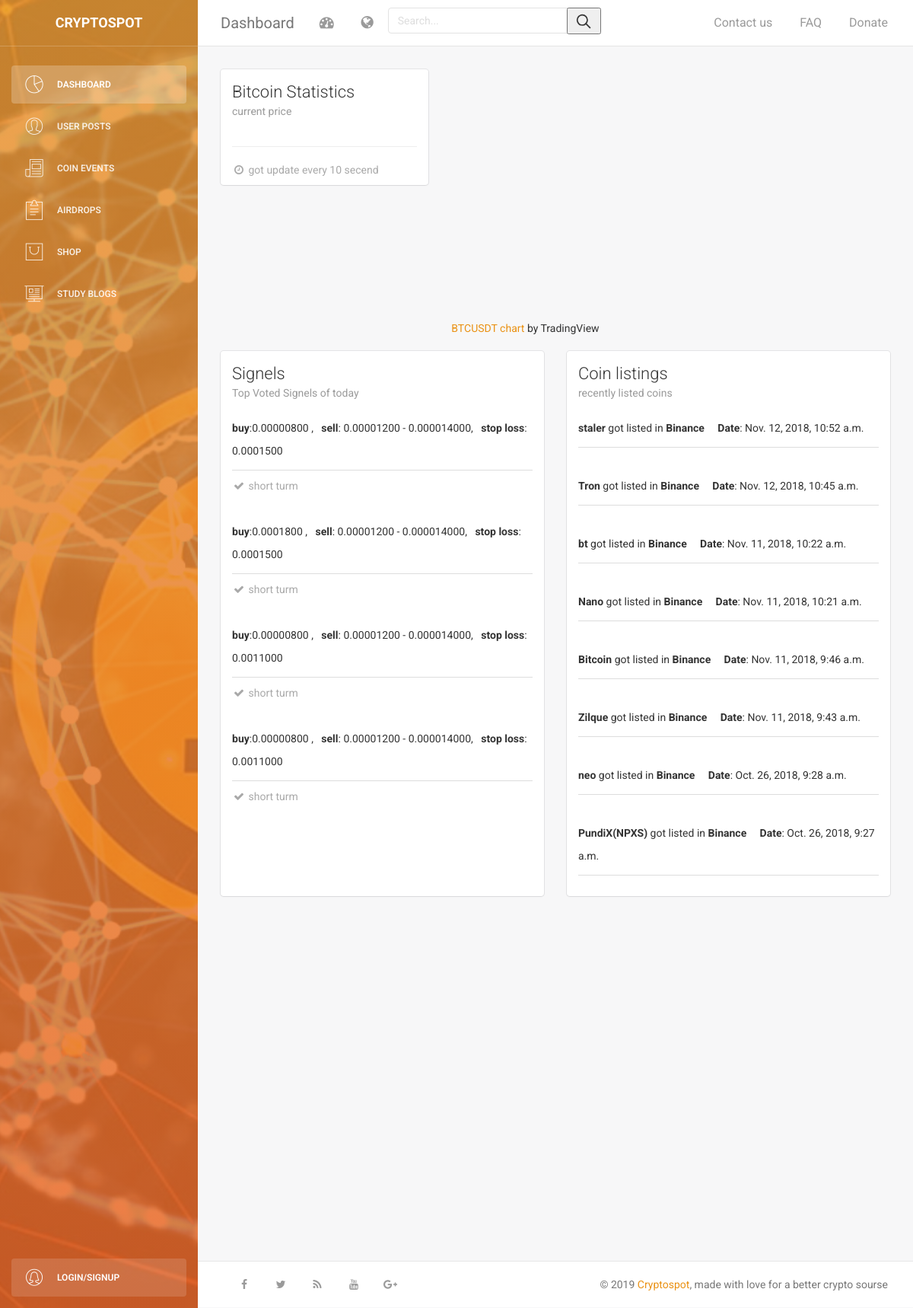
The page / on the database its author committed.
### dashboard/models.py (models this page shows)
class Dashconfig(models.Model):
	site_name = models.CharField(max_length=300 , null=True, blank=True)
	sidebar_image = models.ImageField(upload_to="Banners", null=True, blank=True , default="Banners/bitcoin-lighting.jpg")
	logo = models.ImageField(upload_to="Banners", null=True, blank=True , default="Banners/logo_orange.png")
	event_key = models.CharField(max_length=300 , null=True, blank=True)
	def __str__(self):
		return self.site_name

class Coin_listings(models.Model):
	coin = models.CharField(max_length=300 , null=True, blank=True)
	cymbol = models.CharField(max_length=10 , null=True, blank=True)
	coin_id = models.IntegerField(default=0, null=True, blank=True)
	exchange = models.ForeignKey(Exchange, on_delete=models.CASCADE, null=True)
	date = models.DateTimeField(default=datetime.now,blank=True,null=True, editable=False)
	def __str__(self):
		return self.coin

class Exchange(models.Model):
	name = models.CharField(max_length=30)
	def __str__(self):
       		return self.name

### posts/models.py (models this page shows, shortened)
class Signels(models.Model):
    author = models.ForeignKey(User, on_delete=models.CASCADE ,null=True)
    coin_name = models.CharField(max_length=300 , null=True, blank=True)
    symbol = models.CharField(max_length=10 , null=True, blank=True)
    title = models.CharField(max_length = 100, null=True, blank=True)
    signal_id = models.IntegerField(default=0, null=True, blank=True)
    buy =  models.CharField(max_length=200 , null=True, blank=True)
    sell =  models.CharField(max_length=200 , null=True, blank=True)
    stop_loss = models.CharField(max_length=200 , null=True, blank=True)
    created_at = models.DateTimeField(default=datetime.now,blank=True,null=True, editable=False)
    trade_time = models.CharField(max_length=100, null=True, blank=True)
    Exchange = models.ForeignKey(Exchange, on_delete=models.CASCADE, null=True)
    values_in = models.CharField(max_length=50 ,  null=True, choices=[('BTC', 'BTC'), ('USD', 'USD')])
    like = models.ManyToManyField(User, blank=True, related_name='user_liked')
    dislike = models.ManyToManyField(User, blank=True, related_name='user_disliked')
    @property
    def Total(self):
        ups = self.like.count()
        down = self.dislike.count()
        return ups - down

### website/views.py (the view)
# urls.py: url(r'^$', views.dashbord, name="dashbord"),
def dashbord(request):
	crypt = Dashconf.objects.get()
	signel = sorted(Signels.objects.all(), key=lambda t: t.Total)
	listing = Coin_listings.objects.all()
	dash = "Dashboard"
	for i in signel:
		if i.signal_id == 0:
			coin = i.symbol.upper()
			coincap(request, coin , i)
		else:
			pass
	for i in listing:
		if i.coin_id == 0:
			coin = i.cymbol.upper()
			coincap(request, coin , i)
		else:
			pass
	return render(request, "dashbord/dashbord.html", {"crypto": crypt , "signels" : reversed(signel), "listing": reversed(listing), "header": dash })

### website/templates/dashbord/dashbord.html (shortened to what this page needs)
{% extends 'dashbord/base.html' %}
{% block content %}
{% load static %}
        <div class="content">
            <div class="container-fluid">
                <div class="row">
                    <div class="col-md-4">
                        <div class="card">
                            <div class="header">
                                <h4 class="title"> Bitcoin Statistics</h4>
                                <p class="category">current price </p>
                            </div>
                            <div class="content">
                                    <hr>
                                    <div class="stats">
                                        <i class="fa fa-clock-o"></i> got update every 10 secend
                                    </div>
                            </div>
                        </div>
                    </div>
                    <div class="col-md-8">
                            <div class="content">
                                    <div class="tradingview-widget-container">
                                      <div id="tradingview_99272"></div>
                                      <div class="tradingview-widget-copyright"><a href="https://www.tradingview.com/symbols/BINANCE-BTCUSDT/" rel="noopener" target="_blank"><span class="blue-text">BTCUSDT chart</span></a> by TradingView</div>
                                    </div>
                        </div>
                        <br>
                    </div>
                </div>
                <div class="row">
                    <div class="signal col-md-6">
                        <div class="card signal" >
                            <div class="header">
                                <h4 class="title">Signels</h4>
                                <p class="category">Top Voted Signels of today</p>
                            </div>
                            <div class="scrol">
                            {% for i in signels %}
                            <div class="content">
                                <div class="footer" id="legend">
                                    <div class="legend">
                                        <b class="buy">buy</b>:{{ i.buy }} ,  &nbsp;
                                        <b class="sell">sell</b>: {{i.sell}},  &nbsp;
                                        <b class="stop loss">stop loss</b>: {{ i.stop_loss }}
                                    </div>
                                    <hr>
                                    <div class="stats">
                                        <i class="fa fa-check"></i> {{i.trade_time}}
                                    </div>
                                </div>
                            </div>
                            {% endfor %}
                          </div>
                        </div>
                    </div>
                     <div class="signal col-md-6">
                        <div class="card listing">
                            <div class="header">
                                <h4 class="title">Coin listings</h4>
                                <p class="category">recently listed coins</p>
                            </div>
                            <div class="scrol">
                            {% for s in listing %}
                            <div class="content">
                                <div class="footer">
                                    <div class="legend" >
                                      <b class="listed">{{s.coin}}</b> got listed in <b>{{s.exchange}}</b> &nbsp; &nbsp;
                                      <b class="date">Date</b>: {{s.date}}  &nbsp;
                                    </div>
                                    <hr>
                                </div>
                            </div>
                            {% endfor %}
                          </div>
                        </div>
                    </div>
                </div>
        </div>
        </div>
          {% endblock %}

### website/templates/dashbord/base.html (shortened to what this page needs)
<!doctype html>
<html lang="en">
{% load static %}
<head>
    <link href="{% static 'dashboard/assets/css/bootstrap.min.css' %}" rel="stylesheet" />
    <link href="{% static 'dashboard/assets/css/animate.min.css' %}" rel="stylesheet"/>
    <link href="{% static 'dashboard/assets/css/light-bootstrap-dashboard.css' %}?{% now "U" %}" rel="stylesheet"/>
    <link href="{% static 'dashboard/assets/css/demo.css' %}" rel="stylesheet" />
    <link href="http://maxcdn.bootstrapcdn.com/font-awesome/4.2.0/css/font-awesome.min.css" rel="stylesheet">
    <link href="{% static 'dashboard/assets/css/pe-icon-7-stroke.css' %}" rel="stylesheet" />
</head>
<body>
<div class="wrapper">
    <div class="sidebar" data-color="orange" data-image="{% static 'website/bitcoin.jpg' %}">
        <div class="sidebar-wrapper">
            <div class="logo">
                <a href="/" class="simple-text">
                  <b>  {{ crypto.site_name }} </b>
                </a>
            </div>
            <ul class="nav">
                <li class="active">
                    <a href="/">
                        <i class="pe-7s-graph"></i>
                        <p>Dashboard</p>
                    </a>
                </li>
                <li>
                    <a href="/posts/">
                        <i class="pe-7s-user"></i>
                        <p>User Posts</p>
                    </a>
                </li>
                <li>
                    <a href="/events">
                        <i class="pe-7s-news-paper"></i>
                        <p>Coin events</p>
                    </a>
                </li>
                <li>
                    <a href="/airdrops">
                        <i class="pe-7s-note2"></i>
                        <p>Airdrops</p>
                    </a>
                </li>
                <li>
                    <a href="/shop">
                        <i class="pe-7s-shopbag"></i>
                        <p>Shop</p>
                    </a>
                </li>
                <li>
                    <a href="/blogs">
                        <i class="pe-7s-display2"></i>
                        <p>Study Blogs</p>
                    </a>
                </li>
                <li class="active-pro">
                 {% if request.user.is_authenticated %}
                    <a href="{% url 'logout_view' request.user.username %}">
                        <i class="pe-7s-delete-user"></i>
                        <p>logout</p>
                    {% else %}
                    <a href="{% url 'auth_login' %}">
                        <i class="pe-7s-user-female"></i>
                        <p>login/signup</p>
                    {% endif %}
                    </a>
                </li>
            </ul>
        </div>
    </div>
    <div class="main-panel">
        <nav class="navbar navbar-default navbar-fixed">
            <div class="container-fluid">
                <div class="navbar-header">
                    <a class="navbar-brand" href="#">{{ header }}</a>
                </div>
                <div class="collapse navbar-collapse">
                    <ul class="nav navbar-nav navbar-left">
                        <li>
                            <a href="#" class="dropdown-toggle" data-toggle="dropdown">
                                <i class="fa fa-dashboard"></i>
                            </a>
                        </li>
                        <li class="dropdown">
                              <a href="#" class="dropdown-toggle" data-toggle="dropdown">
                                    <i class="fa fa-globe"></i>
                              </a>
                        </li>
                        <li>
                            <div class="search-input search-input--icon-right">
                                <form class="search" action="{% url 'search' %}" method='post'>
                              <input required="" class="form-control" value="{{query}}"type="search" name="search" id="searchInputX" placeholder="Search...">
                              <button type='submit' class="search-input__btn">
                                <svg class="icon" viewBox="0 0 24 24"><title>Search</title><g stroke-linecap="square" stroke-linejoin="miter" stroke-width="2" stroke="currentColor" fill="none" stroke-miterlimit="10"><line x1="22" y1="22" x2="15.656" y2="15.656"></line><circle cx="10" cy="10" r="8"></circle></g></svg>
                              </button>
                          </form>
                            </div>
                        </li>
                    </ul>
                    <ul class="nav navbar-nav navbar-right">
                        <li>
                           <a href="/contact">
                               <p>Contact us</p>
                            </a>
                        </li>
                        <li>
                           <a href="/faq">
                               <p>FAQ</p>
                            </a>
                        </li>
                        <li>
                            <a href="/donate">
                                <p>Donate</p>
                            </a>
                        </li>
                    </ul>
                </div>
            </div>
        </nav>
        {%block content%}
        {% endblock %}
        <footer class="footer">
            <div class="container-fluid">
                <nav class="pull-left">
                    <ul>
                        <div class="footer-social-icons">
                        <li><a href="" class="social-icon"> <i class="fa fa-facebook"></i></a></li>
                        <li><a href="" class="social-icon"> <i class="fa fa-twitter"></i></a></li>
                        <li><a href="" class="social-icon"> <i class="fa fa-rss"></i></a></li>
                        <li><a href="" class="social-icon"> <i class="fa fa-youtube"></i></a></li>
                        <li><a href="" class="social-icon"> <i class="fa fa-google-plus"></i></a></li>
                </div>
                    </ul>
                </nav>
                <p class="copyright pull-right">
                    &copy; <script>document.write(new Date().getFullYear())</script> <a href="http://www.cryptolads.com">{{crypto.site_name}}</a>, made with love for a better crypto sourse
                </p>
            </div>
        </footer>
    </div>
</div>
</body>
</html>

### static/dashboard/assets/css/demo.css (style rules this page uses)
.sidebar .nav > li.active-pro { position: absolute; width: 100%; bottom: 10px; }
.sidebar .nav > li.active-pro a { background: rgba(255, 255, 255, 0.14); opacity: 1; color: #FFFFFF; }

### website/templates/dashbord/base.html (style rules this page uses)
.footer-social-icons { margin-left: 10%; display: flex; }
:root { --search-input-btn-width: 2.8em; --search-input-icon-size: 1.25em; }
input#searchInputX { HEIGHT: 60%; }
.search-input { width: 280px; height: 60%; padding-top: 10px; position: relative; }
.search-input--icon-right .form-control { padding-right: var(--search-input-btn-width); }
.search-input__btn { position: absolute; top: 10px; right: 0; display: flex; justify-content: center; align-items: center; height: 80%; width: var(--search-input-btn-width); }
.search-input__btn .icon { display: block; width: var(--search-input-icon-size); height: var(--search-input-icon-size); margin-left: auto; margin-right: auto; color: var(--color-contrast-low); transition: transform 0.2s; }

### website/templates/dashbord/dashbord.html (style rules this page uses)
.card.listing { width: 100%; float: left; }
div#tradingview_99272 { height: 330px; }
.scrol { height: 650px; overflow-y: auto; }

### rows shown on the page
Dashconfig: site_name "CRYPTOSPOT", site_name "Cryptospot"
Signels: buy "0.00000800", sell "0.00001200 - 0.000014000", stop_loss "0.0001500", trade_time "short turm"
Signels: buy "0.0001800", sell "0.00001200 - 0.000014000", stop_loss "0.0001500", trade_time "short turm"
Signels: buy "0.00000800", sell "0.00001200 - 0.000014000", stop_loss "0.0011000", trade_time "short turm"
Signels: buy "0.00000800", sell "0.00001200 - 0.000014000", stop_loss "0.0011000", trade_time "short turm"
Coin_listings: coin "staler", exchange "Binance", date "Nov. 12, 2018, 10:52 a.m."
Coin_listings: coin "Tron", exchange "Binance", date "Nov. 12, 2018, 10:45 a.m."
Coin_listings: coin "bt", exchange "Binance", date "Nov. 11, 2018, 10:22 a.m."
Coin_listings: coin "Nano", exchange "Binance", date "Nov. 11, 2018, 10:21 a.m."
Coin_listings: coin "Bitcoin", exchange "Binance", date "Nov. 11, 2018, 9:46 a.m."
Coin_listings: coin "Zilque", exchange "Binance", date "Nov. 11, 2018, 9:43 a.m."
Coin_listings: coin "neo", exchange "Binance", date "Oct. 26, 2018, 9:28 a.m."
Coin_listings: coin "PundiX(NPXS)", exchange "Binance", date "Oct. 26, 2018, 9:27 a.m."

### other values the page prints
{{ header }} "Dashboard"
